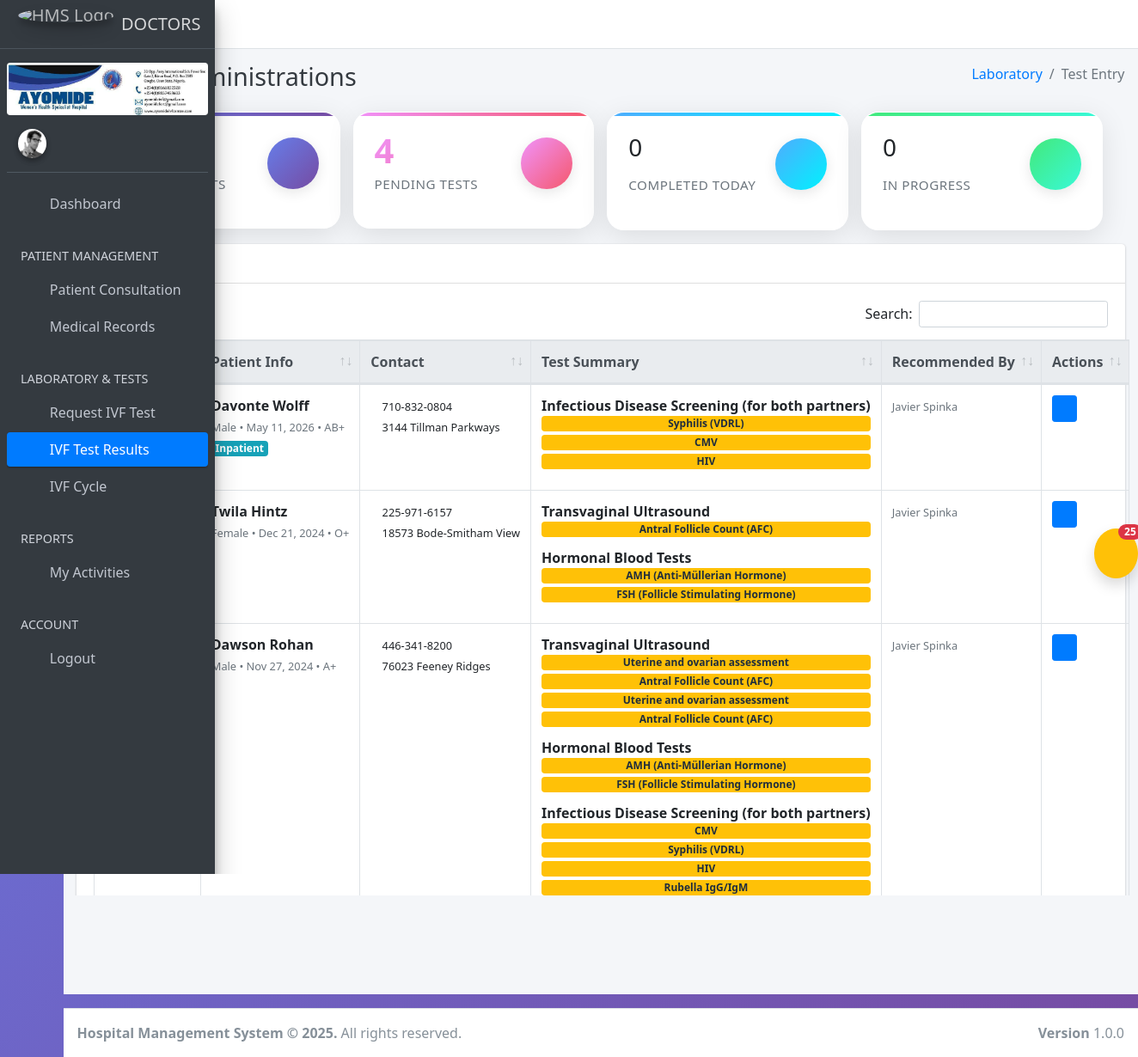
The app's page /d/recomended_tests with its own data.
### hospapp/models.py (models this page shows, shortened)
class Patient(models.Model):
    BLOOD_GROUP_CHOICES = [
        ('A+', 'A+'), ('A-', 'A-'),
        ('B+', 'B+'), ('B-', 'B-'),
        ('AB+', 'AB+'), ('AB-', 'AB-'),
        ('O+', 'O+'), ('O-', 'O-'),
    ]
    STATUS_CHOICES = [
        ('critical', 'Critical'),
        ('recovered', 'Recovered'),
        ('stable', 'Stable'),
    ]
    RELATIONSHIP_CHOICES = [
        ('Spouse', 'Spouse'),
        ('Father', 'Father'),
        ('Mother', 'Mother'),
        ('Son', 'Son'),
        ('Daughter', 'Daughter'),
        ('Brother', 'Brother'),
        ('Sister', 'Sister'),
        ('Guardian', 'Guardian'),
        ('Friend', 'Friend'),
        ('Other', 'Other'),
    ]
    address = models.TextField()
    blood_group = models.CharField(max_length=3, choices=BLOOD_GROUP_CHOICES, default='O+')
    date_of_birth = models.DateField()
    date_registered = models.DateTimeField(auto_now_add=True)
    email = models.EmailField(blank=True, null=True)
    first_time = models.CharField(max_length=20, blank=True)
    full_name = models.CharField(max_length=200)
    gender = models.CharField(max_length=10)
    id_number = models.CharField(max_length=100, blank=True)
    id_type = models.CharField(max_length=20, blank=True)
    marital_status = models.CharField(max_length=20)
    nationality = models.CharField(max_length=50)
    phone = models.CharField(max_length=15)
    photo = models.ImageField(upload_to='patient_photos/', blank=True, null=True)
    state_of_origin = models.CharField(max_length=50, blank=True)
    patient_id = models.CharField(max_length=100, unique=True, editable=False)
    registered_by = models.ForeignKey(User, on_delete=models.SET_NULL, null=True, blank=True, related_name='patients_registered')
    next_of_kin_name = models.CharField(max_length=100)
    next_of_kin_phone = models.CharField(max_length=15)
    next_of_kin_relationship = models.CharField(max_length=20, choices=RELATIONSHIP_CHOICES, blank=True, null=True)
    next_of_kin_email = models.EmailField(blank=True, null=True)
    next_of_kin_address = models.TextField(blank=True, null=True)
    diagnosis = models.TextField(blank=True, null=True)
    is_inpatient = models.BooleanField(default=False)
    medication = models.TextField(blank=True, null=True)
    notes = models.TextField(blank=True, null=True)
    referred_by = models.CharField(max_length=100, blank=True, null=True)
    status = models.CharField(max_length=20, choices=STATUS_CHOICES, default='stable')
    class Meta:
        ordering = ['-date_registered']

class TestCategory(models.Model):
    name = models.CharField(max_length=100, unique=True)
    class Meta:
        verbose_name_plural = "Test Categories"

class LabTest(models.Model):
    STATUS_CHOICES = [
        ('cancelled', 'Cancelled'),
        ('completed', 'Completed'),
        ('in_progress', 'In Progress'),
        ('pending', 'Pending'),
    ]
    test_request_id = models.UUIDField(default=uuid4, editable=False, db_index=True)
    patient = models.ForeignKey(Patient, on_delete=models.CASCADE, related_name='lab_tests')
    category = models.ForeignKey('TestCategory', on_delete=models.CASCADE, related_name='test_category')
    test_name = models.CharField(max_length=100)
    normal_range = models.CharField(max_length=100, blank=True, null=True)
    notes = models.TextField(blank=True, null=True)
    result_value = models.TextField(blank=True, null=True)
    status = models.CharField(max_length=20, choices=STATUS_CHOICES, default='pending')
    testcompleted = models.BooleanField(default=0)
    doctor_comments = models.IntegerField(null=True, blank=True)
    labresulttestid = models.IntegerField(null=True, blank=True)
    date_performed = models.DateTimeField(null=True, blank=True)
    requested_at = models.DateTimeField(auto_now_add=True)
    submitted_on = models.DateField(default=timezone.now)
    time = models.TimeField(auto_now_add=True)
    doctor_name = models.CharField(max_length=100, blank=True)
    performed_by = models.ForeignKey(User, on_delete=models.SET_NULL, blank=True, null=True, related_name='performed_tests')
    recorded_by = models.ForeignKey(User, on_delete=models.SET_NULL, null=True, blank=True, related_name='recorded_tests')
    requested_by = models.ForeignKey(User, on_delete=models.SET_NULL, null=True, blank=True, related_name='requested_tests')
    instructions = models.TextField(blank=True, null=True)
    class Meta:
        ordering = ['-requested_at']

### hospapp/views.py (the view, shortened to what this page needs)
# urls.py: path('d/recomended_tests', views.recomended_tests, name='recomended_tests'),
def recomended_tests(request):
    lab_tests = LabTest.objects.select_related('patient', 'category').order_by('-requested_at')
    total_patients = Patient.objects.count()
    tests_by_status = {
        'pending': lab_tests.filter(status='pending'),
        'completed': lab_tests.filter(status='completed', doctor_comments=0),
        'in_progress': lab_tests.filter(status='in_progress')
    }
    tests_data = []
    for test in lab_tests:
        tests_data.append({
            'test': test,
            'patient': test.patient,
            'category': test.category,
            'status': test.status,
            'requested_at': test.requested_at,
            'date_performed': test.date_performed,
            'requested_by': test.requested_by.get_full_name() if test.requested_by else 'System',
            'performed_by': test.performed_by.get_full_name() if test.performed_by else 'N/A',
            'doctor_comments': test.doctor_comments
        })
    patient_map = {}
    for data in tests_data:
        if data['status'] != 'completed' or (data['doctor_comments'] or 0) != 0:
            continue
        patient_id = data['patient'].id
        if patient_id not in patient_map:
            patient_map[patient_id] = {
                'patient': data['patient'],
                'tests': [],
                'categories': set(),
                'requested_by': data['requested_by']
            }
        patient_map[patient_id]['tests'].append(data['test'])
        if data['category']:
            patient_map[patient_id]['categories'].add(data['category'].name)
    today = timezone.now().date()
    stats = {
        'total_patients':total_patients,
        'total_tests': lab_tests.count(),
        'total_pending_tests': tests_by_status['pending'].count(),
        'total_completed_today': LabTest.objects.filter(status='completed', date_performed__date=today).count(),
        'total_in_progress': tests_by_status['in_progress'].count(),
        'total_categories': TestCategory.objects.count(),
        'unique_patients': Patient.objects.filter(lab_tests__isnull=False).distinct().count(),
    }
    context = {
        "total_patients": total_patients,
        'tests_data': tests_data,
        'test_categories': TestCategory.objects.all(),
        'unique_patients_with_tests': patient_map.values(),  # Only with status='completed' and doctor_comments==0
        'stats': stats,
        'debug_info': {
            'total_tests_fetched': len(tests_data),
            'test_categories_count': TestCategory.objects.count(),
            'pending_tests_count': tests_by_status['pending'].count(),
            'methods_used': [
                'LabTest.objects.select_related(patient, category)',
                'Status == completed and doctor_comments == 0'
            ]
        } if request.user.is_superuser else None
    }
    return render(request, 'doctors/recomended_test.html', context)

### hospapp/templates/doctors/recomended_test.html (shortened to what this page needs)
{% extends "doctors/base.html" %}
{% load static %}
{% block content %}
<section class="content-header">
    <div class="container-fluid">
        <div class="row mb-2">
            <div class="col-sm-6">
                <h1 class="m-0 text-dark">IVF Test Administrations</h1>
            </div>
            <div class="col-sm-6">
                <ol class="breadcrumb float-sm-right">
                    <li class="breadcrumb-item"><a href="">Laboratory</a></li>
                    <li class="breadcrumb-item active">Test Entry</li>
                </ol>
            </div>
        </div>
    </div>
</section>
<section class="content">
        <div class="container-custom">
            <div class="row">
                <div class="col-lg-3 col-md-6 col-12">
                    <div class="stats-card info">
                        <div class="stats-header">
                            <div class="stats-body">
                                <h3 class="stats-number">{{ stats.total_patients }}</h3>
                                <p class="stats-label">Total Patients</p>
                            </div>
                            <div class="stats-icon">
                                <i class="fas fa-users"></i>
                            </div>
                        </div>
                    </div>
                </div>
                <div class="col-lg-3 col-md-6 col-12">
                    <div class="stats-card warning pulse">
                        <div class="stats-header">
                            <div class="stats-body">
                                {%if stats.total_pending_tests%}
                                <h3 class="stats-number">{{ stats.total_pending_tests }}</h3>
                                {%else%}
                                <h3>0</h3>
                                {%endif%}
                                <p class="stats-label">Pending Tests</p>
                            </div>
                            <div class="stats-icon">
                                <i class="fas fa-file-medical"></i>
                            </div>
                        </div>
                    </div>
                </div>
                <div class="col-lg-3 col-md-6 col-12">
                    <div class="stats-card success">
                        <div class="stats-header">
                            <div class="stats-body">
                                {%if stats.total_completed_today%}
                                <h3 class="stats-number">{{ stats.total_completed_today }}</h3>
                                {%else%}
                                <h3>0</h3>
                                {%endif%}
                                <p class="stats-label">Completed Today</p>
                            </div>
                            <div class="stats-icon">
                                <i class="fas fa-check-circle"></i>
                            </div>
                        </div>
                    </div>
                </div>
                <div class="col-lg-3 col-md-6 col-12">
                    <div class="stats-card secondary">
                        <div class="stats-header">
                            <div class="stats-body">
                                {%if stats.total_completed_today%}
                                <h3 class="stats-number">{{ stats.total_in_progress}}</h3>
                                {%else%}
                                <h3>0</h3>
                                {%endif%}
                                <p class="stats-label">In Progress</p>
                            </div>
                            <div class="stats-icon">
                                <i class="fas fa-flask"></i>
                            </div>
                        </div>
                    </div>
                </div>
            </div>
        </div>
</section>
<section class="content">
    <div class="container-fluid">
        <div class="card">
            <div class="card-header">
                <h3 class="card-title">Patient records</h3>
            </div>
            <div class="card-body">
                <table id="example1" class="table table-bordered table-hover text-nowrap mb-0">
                    <thead class="thead-light">
                        <tr>
                            <th>Patient ID</th>
                            <th>Patient Info</th>
                            <th>Contact</th>
                            <th>Test Summary</th>
                            <th>Recommended By</th>
                            <th>Actions</th>
                        </tr>
                    </thead>
                    <tbody>
                        {% for entry in unique_patients_with_tests %}
                        <tr data-patient-name="{{ entry.patient.full_name|lower }}">
                            <td>
                                <span class="badge badge-secondary">{{ entry.patient.patient_id }}</span>
                            </td>
                            <td>
                                <div>
                                    <strong>{{ entry.patient.full_name }}</strong><br>
                                    <small class="text-muted">
                                        {{ entry.patient.gender }} •
                                        {{ entry.patient.date_of_birth|date:"M d, Y" }} •
                                        {{ entry.patient.blood_group|default:"N/A" }}
                                    </small>
                                    {% if entry.patient.is_inpatient %}
                                    <br><span class="badge badge-info">Inpatient</span>
                                    {% endif %}
                                </div>
                            </td>
                            <td>
                                <small>
                                    <i class="fas fa-phone"></i> {{ entry.patient.phone|default:"N/A" }}<br>
                                    <i class="fas fa-map-marker-alt"></i> {{ entry.patient.address|truncatechars:30|default:"N/A" }}
                                </small>
                            </td>
                            <td>
                                {% for category_name in entry.categories %}
                                    <div class="mb-2">
                                        <strong>{{ category_name }}</strong>
                                        <div class="d-flex flex-column">
                                            {% for test in entry.tests %}
                                                {% if test.category.name == category_name %}
                                                    <span class="badge badge-warning mb-1">{{ test.test_name }}</span>
                                                {% endif %}
                                            {% endfor %}
                                        </div>
                                    </div>
                                {% empty %}
                                    <small class="text-muted">No tests found for this patient.</small>
                                {% endfor %}
                            </td>
                            <td>
                                <small class="text-muted">{{ entry.requested_by }}</small>
                            </td>
                            <td>
                                <div class="btn-group btn-group-sm" role="group">
                                    <a href="{% url 'test_results' entry.patient.id %}" class="btn btn-primary" title="View test details">
                                        <i class="fas fa-eye"></i>
                                    </a>
                                </div>
                            </td>
                        </tr>
                        {% endfor %}
                    </tbody>
                </table>
            </div>
            </div>
        </div>
    </section>
{% endblock %}

### records on screen
Patient: patient.full_name "Davonte Wolff", patient.gender "Male", patient.date_of_birth "May 11, 2026", patient.blood_group "AB+", is_inpatient "Inpatient", patient.phone "710-832-0804", patient.address "3144 Tillman Parkways", requested_by "Javier Spinka"
TestCategory: categories "Infectious Disease Screening (for both partners)" "Infectious Disease Screening (for both partners)"
LabTest: test_name "Syphilis (VDRL)"
LabTest: test_name "CMV"
LabTest: test_name "HIV"
Patient: patient.full_name "Twila Hintz", patient.gender "Female", patient.date_of_birth "Dec 21, 2024", patient.blood_group "O+", patient.phone "225-971-6157", patient.address "18573 Bode-Smitham View", requested_by "Javier Spinka"
TestCategory: categories "Transvaginal Ultrasound" "Transvaginal Ultrasound"
LabTest: test_name "Antral Follicle Count (AFC)"
TestCategory: categories "Hormonal Blood Tests" "Hormonal Blood Tests"
LabTest: test_name "AMH (Anti-Müllerian Hormone)"
LabTest: test_name "FSH (Follicle Stimulating Hormone)"
Patient: patient.full_name "Dawson Rohan", patient.gender "Male", patient.date_of_birth "Nov 27, 2024", patient.blood_group "A+", patient.phone "446-341-8200", patient.address "76023 Feeney Ridges", requested_by "Javier Spinka"
LabTest: test_name "Uterine and ovarian assessment"
LabTest: test_name "Antral Follicle Count (AFC)"
LabTest: test_name "Uterine and ovarian assessment"
LabTest: test_name "Antral Follicle Count (AFC)"
LabTest: test_name "AMH (Anti-Müllerian Hormone)"
LabTest: test_name "FSH (Follicle Stimulating Hormone)"
LabTest: test_name "CMV"
LabTest: test_name "Syphilis (VDRL)"
LabTest: test_name "HIV"
LabTest: test_name "Rubella IgG/IgM"

### other values on screen
{{ stats.total_pending_tests }} "4"
